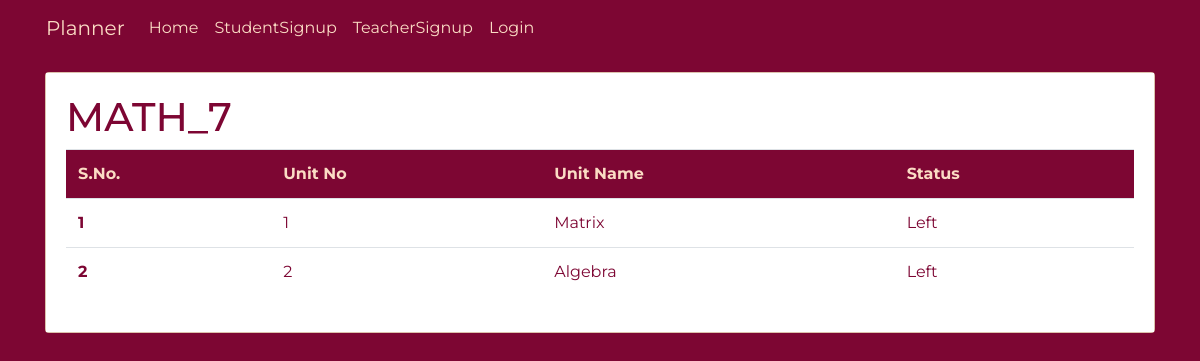
Screenshot of /student/unit_student/4 with the database file from the repository.
### account/models.py (models this page shows, shortened)
class TrackProgressBatchCourse(models.Model):
    unit = models.ForeignKey(Unit, on_delete=models.CASCADE, null=True)
    batchcourse = models.ForeignKey(BatchCourse, on_delete=models.CASCADE,null=True)
    start_date = models.DateField(null=True)
    end_date = models.DateField(null=True)
    class Meta:
        unique_together = ('unit', 'batchcourse')

class BatchCourse(models.Model):
    batch = models.ForeignKey(Batch, on_delete=models.CASCADE)
    course = models.ForeignKey(Course, on_delete=models.CASCADE)

class Course(models.Model):
    SUBJECT = (("MATH", "Mathematics"), ("ENG", "English"),
                  ("HINDI", "Hindi"), ("SCI", "Science"))
    name = models.TextField(default=1,choices=SUBJECT)
    class_no = models.IntegerField(unique=True)
    def __str__(self):
        return str(self.name) +"_"+str(self.class_no)

class Unit(models.Model):
    unit_no = models.IntegerField()
    name = models.TextField()
    course = models.ForeignKey(Course, on_delete=models.CASCADE)

### student/views.py (the view)
# urls.py: path('unit_student/<int:bid>',views.units,name="unit_student"),
def units(request, bid):
    batches = TrackProgressBatchCourse.objects.filter(batchcourse_id=bid)
    b = BatchCourse.objects.get(pk=bid)
    print(bid)
    return render(request, 'student/unit.html', {'batches': batches, 'batch':b})

### templates/student/unit.html
{% extends 'basic.html' %}
{% load static %}
{% load crispy_forms_tags %}
{% block body %}
    {% if batches %}
    <div class="container">
      <div class="card mb-3 mt-3">
        <div class="card-body" style="background-color:#fff">
          <h1 class="title">{{batches.0.batchcourse.course}}</h1>
          <table class="table table-borderless">
            <thead>
              <tr class="tablehead">
                <td scope="col">S.No.</td>
                <td scope="col">Unit No</td>
                <td scope="col">Unit Name</td>
                <td scope="col">Status</td>
              </tr>
            </thead>
            <tbody>
              {% for batch in batches %}
              <tr>
                <th scope="row">{{ forloop.counter }}</th>
                <td>{{ batch.unit.unit_no }}</td>
                <td>{{ batch.unit.name }}</td>
                <td>Left</td>
              </tr>
              {% endfor%}
            </tbody>
          </table>
        </div>
      </div>
    </div>
    {% else %}
    <p>There are no units assigned in this course yet.</p>
{% endif %}
{% endblock body %}

### static/css/basic.css (style rules this page uses)
* { margin: 0; padding: 0; outline: none; box-sizing: border-box; font-family: 'Montserrat', sans-serif; }
body { background-color: #7d0633 !important; margin-bottom: 20px; }
.container { background-color: #7d0633 !important; color: #fbdcc4 !important; }
.tablehead { background-color: #7d0633 !important; color: #fbdcc4 !important; font-weight: bold; }
.card { background-color: #fbdcc4 !important; color: #7d0633; }
.card-body { background-color: #7d0633; }

### rows the page displays
TrackProgressBatchCourse: batchcourse.class_no "MATH_7", unit.unit_no "1", unit.name "Matrix"
TrackProgressBatchCourse: unit.unit_no "2", unit.name "Algebra"
